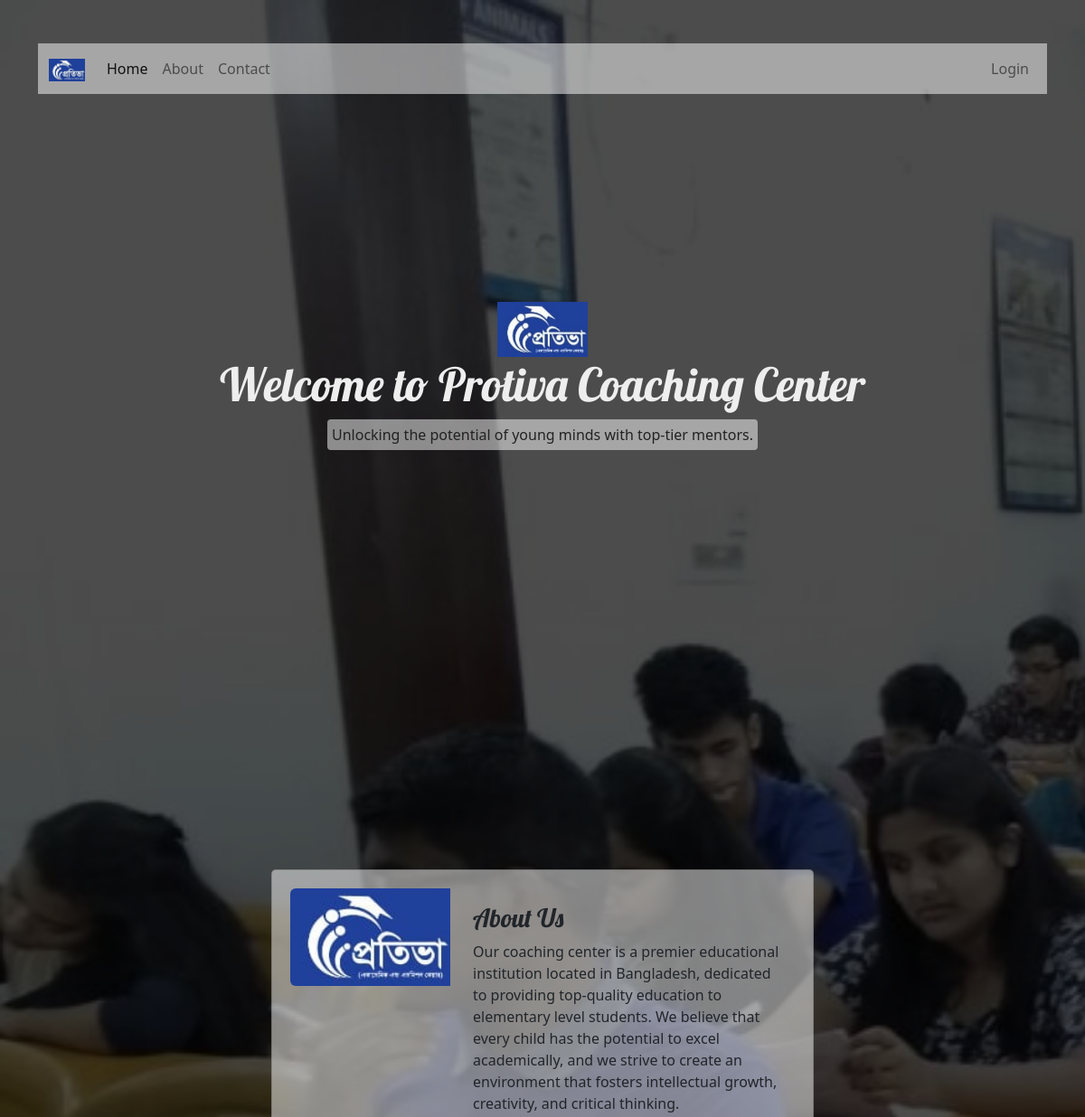
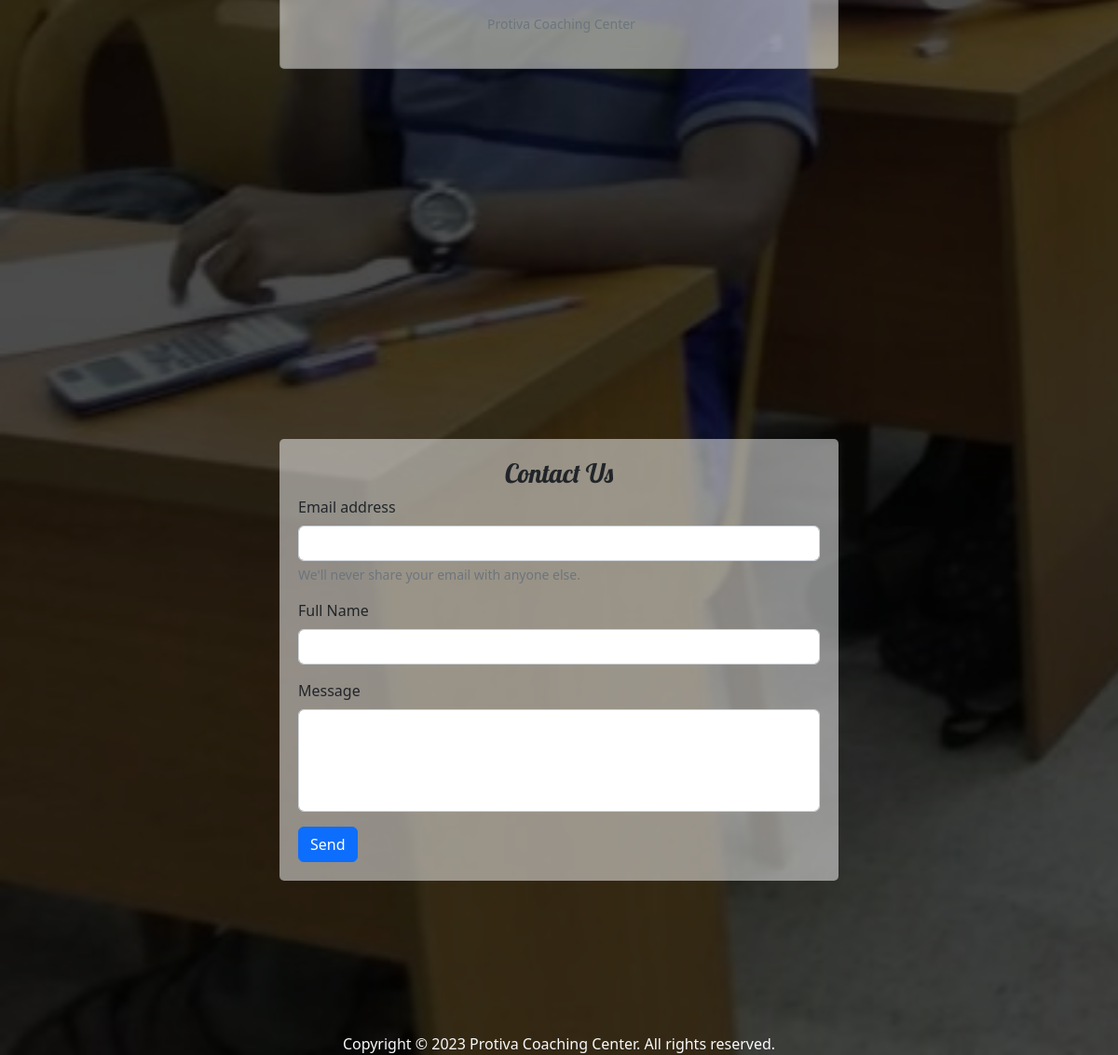
The page / on the database its author committed (2 pictures, top to bottom).
### tables this page shows
CREATE TABLE `setting` (
  `id` int(11) NOT NULL,
  `current_year` int(11) NOT NULL,
  `current_semester` varchar(11) NOT NULL,
  `school_name` varchar(100) NOT NULL,
  `slogan` varchar(300) NOT NULL,
  `about` text NOT NULL
);

### data/setting.php (called while the page is built)
<?php
function getSetting($conn){
  $sql = "SELECT * FROM setting";
  $stmt = $conn->prepare($sql);
  $stmt->execute();
  if ($stmt->rowCount() == 1) {
    $settings = $stmt->fetch();
    return $settings;
  }else {
    return 0;
  }
}

### index.php (the view, shortened to what this page needs)
<?php
include "DB_connection.php";
include "data/setting.php";
$setting = getSetting($conn);
if ($setting != 0) {
 ?>
<!DOCTYPE html>
<html lang="en">
<head>
    <link rel="stylesheet" href="https://cdn.jsdelivr.net/npm/bootstrap@5.2.0/dist/css/bootstrap.min.css">
    <link rel="stylesheet" href="css/style.css">
</head>
<body class="body-home">
    <div class="black-fill"><br /> <br />
        <div class="container">
            <nav class="navbar navbar-expand-lg bg-light" id="homeNav">
                <div class="container-fluid">
                    <a class="navbar-brand" href="#">
                        <img src="logo2.png" width="40">
                    </a>
                    <div class="collapse navbar-collapse" id="navbarSupportedContent">
                        <ul class="navbar-nav me-auto mb-2 mb-lg-0">
                            <li class="nav-item">
                                <a class="nav-link active" aria-current="page" href="#">Home</a>
                            </li>
                            <li class="nav-item">
                                <a class="nav-link" href="#about">About</a>
                            </li>
                            <li class="nav-item">
                                <a class="nav-link" href="#contact">Contact</a>
                            </li>
                        </ul>
                        <ul class="navbar-nav me-right mb-2 mb-lg-0">
                            <li class="nav-item">
                                <a class="nav-link" href="login.php">Login</a>
                            </li>
                        </ul>
                    </div>
                </div>
            </nav>
            <section class="welcome-text d-flex justify-content-center align-items-center flex-column">
                <img src="logo2.png">
                <h4>Welcome to <?=$setting['school_name']?></h4>
                <p><?=$setting['slogan']?></p>
            </section>
            <section id="about" class="d-flex justify-content-center align-items-center flex-column">
                <div class="card mb-3 card-1">
                    <div class="row g-0">
                        <div class="col-md-4">
                            <img src="logo2.png" class="img-fluid rounded-start">
                        </div>
                        <div class="col-md-8">
                            <div class="card-body">
                                <h5 class="card-title">About Us</h5>
                                <p class="card-text"><?=$setting['about']?></p>
                                <p class="card-text"><small class="text-muted">Protiva Coaching Center</small></p>
                            </div>
                        </div>
                    </div>
                </div>
            </section>
            <section id="contact" class="d-flex justify-content-center align-items-center flex-column">
                <form method="post" action="req/contact.php">
                    <h3>Contact Us</h3>
                    <div class="mb-3">
                        <label for="exampleInputEmail1" class="form-label">Email address</label>
                        <input type="email" class="form-control" id="exampleInputEmail1" name="email"
                            aria-describedby="emailHelp">
                        <div id="emailHelp" class="form-text">We'll never share your email with anyone else.</div>
                    </div>
                    <div class="mb-3">
                        <label class="form-label">Full Name</label>
                        <input type="text" name="full_name" class="form-control">
                    </div>
                    <div class="mb-3">
                        <label class="form-label">Message</label>
                        <textarea class="form-control" name="message" rows="4"></textarea>
                    </div>
                    <button type="submit" class="btn btn-primary">Send</button>
                </form>
            </section>
            <div class="text-center text-light">
                Copyright &copy; <?=$setting['current_year']?> <?=$setting['school_name']?>. All rights reserved.
            </div>
        </div>
    </div>
</body>
</html>
<?php }else {
	header("Location: login.php");
	exit;
}  ?>

### css/style.css (style rules this page uses)
.body-home, .body-login { background: url(../img/background.jpg); background-size: cover; background-attachment: fixed; }
.black-fill { background: rgba(0,0,0, 0.7); min-height: 100vh; }
#homeNav { background: rgba(255,255,255, 0.5) !important; }
.welcome-text { min-height: 80vh; }
.welcome-text img { width: 100px; }
.welcome-text h4 { color: #eee; font-size: 51px; font-family: 'Lobster', cursive; }
.welcome-text p { color: #222; background: rgba(255,255,255, 0.5); padding: 5px; border-radius: 4px; }
#about { min-height: 100vh; }
#about .card-1 { max-width: 600px; width: 90%; background: rgba(255,255,255, 0.5); padding: 20px; border-radius: 5px; }
#about .card-1 h5 { font-family: 'Lobster', cursive; font-size: 28px; }
#contact { min-height: 100vh; }
#contact form { max-width: 600px; width: 90%; background: rgba(255,255,255, 0.5); padding: 20px; border-radius: 5px; }
#contact form h3 { text-align: center; font-family: 'Lobster', cursive; }
textarea { resize: none; }

### rows shown on the page
setting: school_name "Protiva Coaching Center", slogan "Unlocking the potential of young minds with top-tier mentors.", about "Our coaching center is a premier educational institution located in Bangladesh, dedicated to providing top-quality education to elementary level students. We believe that every child has the potential to excel academically, and we strive to create an environment that fosters intellectual growth, creativity, and critical thinking.", current_year "2023"
